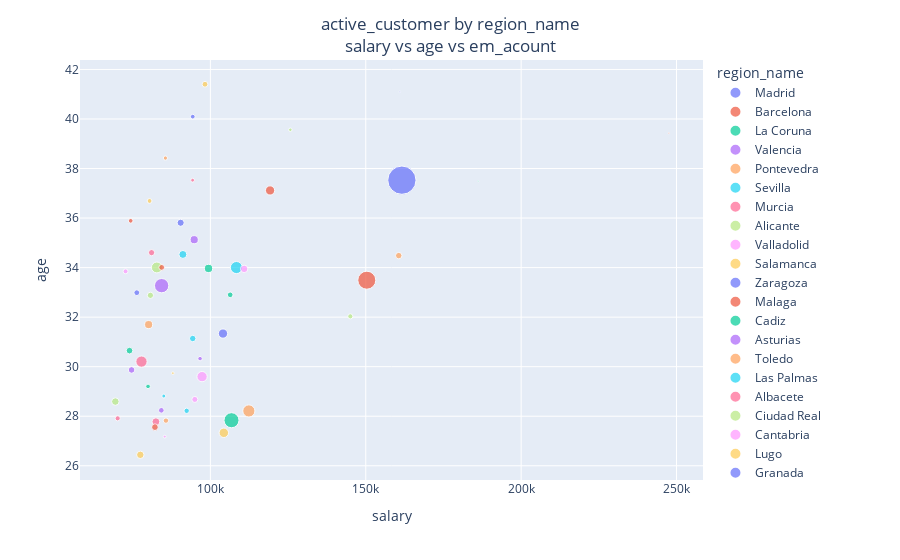

Write notebook code for a chart like this one.
### Code cell
x_y_size = {"salary": "mean", "age": "mean", "em_acount": "sum"}
four_feature_scatterer(df, "region_name", x_y_size, subset = ["active_customer", 1])

### Figure 1 — Plotly figure (JSON) as saved in the notebook; plotly's stock layout.template omitted (floating-point values rounded to 4 significant figures)
{"data": [{"hovertemplate": "region_name=Madrid<br>salary=%{x}<br>age=%{y}<br>em_acount=%{marker.size}<extra></extra>", "legendgroup": "Madrid", "marker": {"color": "#636efa", "size": [403703], "sizemode": "area", "sizeref": 1009.0, "symbol": "circle"}, "mode": "markers", "name": "Madrid", "orientation": "v", "showlegend": true, "type": "scatter", "x": [161600.0], "xaxis": "x", "y": [37.53], "yaxis": "y"}, {"hovertemplate": "region_name=Barcelona<br>salary=%{x}<br>age=%{y}<br>em_acount=%{marker.size}<extra></extra>", "legendgroup": "Barcelona", "marker": {"color": "#EF553B", "size": [163723], "sizemode": "area", "sizeref": 1009.0, "symbol": "circle"}, "mode": "markers", "name": "Barcelona", "orientation": "v", "showlegend": true, "type": "scatter", "x": [150300.0], "xaxis": "x", "y": [33.49], "yaxis": "y"}, {"hovertemplate": "region_name=La Coruna<br>salary=%{x}<br>age=%{y}<br>em_acount=%{marker.size}<extra></extra>", "legendgroup": "La Coruna", "marker": {"color": "#00cc96", "size": [114536], "sizemode": "area", "sizeref": 1009.0, "symbol": "circle"}, "mode": "markers", "name": "La Coruna", "orientation": "v", "showlegend": true, "type": "scatter", "x": [106800.0], "xaxis": "x", "y": [27.84], "yaxis": "y"}, {"hovertemplate": "region_name=Valencia<br>salary=%{x}<br>age=%{y}<br>em_acount=%{marker.size}<extra></extra>", "legendgroup": "Valencia", "marker": {"color": "#ab63fa", "size": [103451], "sizemode": "area", "sizeref": 1009.0, "symbol": "circle"}, "mode": "markers", "name": "Valencia", "orientation": "v", "showlegend": true, "type": "scatter", "x": [84320.0], "xaxis": "x", "y": [33.27], "yaxis": "y"}, {"hovertemplate": "region_name=Pontevedra<br>salary=%{x}<br>age=%{y}<br>em_acount=%{marker.size}<extra></extra>", "legendgroup": "Pontevedra", "marker": {"color": "#FFA15A", "size": [75182], "sizemode": "area", "sizeref": 1009.0, "symbol": "circle"}, "mode": "markers", "name": "Pontevedra", "orientation": "v", "showlegend": true, "type": "scatter", "x": [112400.0], "xaxis": "x", "y": [28.21], "yaxis": "y"}, {"hovertemplate": "region_name=Sevilla<br>salary=%{x}<br>age=%{y}<br>em_acount=%{marker.size}<extra></extra>", "legendgroup": "Sevilla", "marker": {"color": "#19d3f3", "size": [73524], "sizemode": "area", "sizeref": 1009.0, "symbol": "circle"}, "mode": "markers", "name": "Sevilla", "orientation": "v", "showlegend": true, "type": "scatter", "x": [108400.0], "xaxis": "x", "y": [34.0], "yaxis": "y"}, {"hovertemplate": "region_name=Murcia<br>salary=%{x}<br>age=%{y}<br>em_acount=%{marker.size}<extra></extra>", "legendgroup": "Murcia", "marker": {"color": "#FF6692", "size": [64104], "sizemode": "area", "sizeref": 1009.0, "symbol": "circle"}, "mode": "markers", "name": "Murcia", "orientation": "v", "showlegend": true, "type": "scatter", "x": [77840.0], "xaxis": "x", "y": [30.21], "yaxis": "y"}, {"hovertemplate": "region_name=Alicante<br>salary=%{x}<br>age=%{y}<br>em_acount=%{marker.size}<extra></extra>", "legendgroup": "Alicante", "marker": {"color": "#B6E880", "size": [59607], "sizemode": "area", "sizeref": 1009.0, "symbol": "circle"}, "mode": "markers", "name": "Alicante", "orientation": "v", "showlegend": true, "type": "scatter", "x": [82780.0], "xaxis": "x", "y": [34.01], "yaxis": "y"}, {"hovertemplate": "region_name=Valladolid<br>salary=%{x}<br>age=%{y}<br>em_acount=%{marker.size}<extra></extra>", "legendgroup": "Valladolid", "marker": {"color": "#FF97FF", "size": [53616], "sizemode": "area", "sizeref": 1009.0, "symbol": "circle"}, "mode": "markers", "name": "Valladolid", "orientation": "v", "showlegend": true, "type": "scatter", "x": [97330.0], "xaxis": "x", "y": [29.6], "yaxis": "y"}, {"hovertemplate": "region_name=Salamanca<br>salary=%{x}<br>age=%{y}<br>em_acount=%{marker.size}<extra></extra>", "legendgroup": "Salamanca", "marker": {"color": "#FECB52", "size": [45441], "sizemode": "area", "sizeref": 1009.0, "symbol": "circle"}, "mode": "markers", "name": "Salamanca", "orientation": "v", "showlegend": true, "type": "scatter", "x": [104300.0], "xaxis": "x", "y": [27.33], "yaxis": "y"}, {"hovertemplate": "region_name=Zaragoza<br>salary=%{x}<br>age=%{y}<br>em_acount=%{marker.size}<extra></extra>", "legendgroup": "Zaragoza", "marker": {"color": "#636efa", "size": [43407], "sizemode": "area", "sizeref": 1009.0, "symbol": "circle"}, "mode": "markers", "name": "Zaragoza", "orientation": "v", "showlegend": true, "type": "scatter", "x": [104100.0], "xaxis": "x", "y": [31.34], "yaxis": "y"}, {"hovertemplate": "region_name=Malaga<br>salary=%{x}<br>age=%{y}<br>em_acount=%{marker.size}<extra></extra>", "legendgroup": "Malaga", "marker": {"color": "#EF553B", "size": [42817], "sizemode": "area", "sizeref": 1009.0, "symbol": "circle"}, "mode": "markers", "name": "Malaga", "orientation": "v", "showlegend": true, "type": "scatter", "x": [119200.0], "xaxis": "x", "y": [37.12], "yaxis": "y"}, {"hovertemplate": "region_name=Cadiz<br>salary=%{x}<br>age=%{y}<br>em_acount=%{marker.size}<extra></extra>", "legendgroup": "Cadiz", "marker": {"color": "#00cc96", "size": [34227], "sizemode": "area", "sizeref": 1009.0, "symbol": "circle"}, "mode": "markers", "name": "Cadiz", "orientation": "v", "showlegend": true, "type": "scatter", "x": [99420.0], "xaxis": "x", "y": [33.97], "yaxis": "y"}, {"hovertemplate": "region_name=Asturias<br>salary=%{x}<br>age=%{y}<br>em_acount=%{marker.size}<extra></extra>", "legendgroup": "Asturias", "marker": {"color": "#ab63fa", "size": [33627], "sizemode": "area", "sizeref": 1009.0, "symbol": "circle"}, "mode": "markers", "name": "Asturias", "orientation": "v", "showlegend": true, "type": "scatter", "x": [94800.0], "xaxis": "x", "y": [35.13], "yaxis": "y"}, {"hovertemplate": "region_name=Toledo<br>salary=%{x}<br>age=%{y}<br>em_acount=%{marker.size}<extra></extra>", "legendgroup": "Toledo", "marker": {"color": "#FFA15A", "size": [32809], "sizemode": "area", "sizeref": 1009.0, "symbol": "circle"}, "mode": "markers", "name": "Toledo", "orientation": "v", "showlegend": true, "type": "scatter", "x": [80130.0], "xaxis": "x", "y": [31.7], "yaxis": "y"}, {"hovertemplate": "region_name=Las Palmas<br>salary=%{x}<br>age=%{y}<br>em_acount=%{marker.size}<extra></extra>", "legendgroup": "Las Palmas", "marker": {"color": "#19d3f3", "size": [31902], "sizemode": "area", "sizeref": 1009.0, "symbol": "circle"}, "mode": "markers", "name": "Las Palmas", "orientation": "v", "showlegend": true, "type": "scatter", "x": [91160.0], "xaxis": "x", "y": [34.53], "yaxis": "y"}, {"hovertemplate": "region_name=Albacete<br>salary=%{x}<br>age=%{y}<br>em_acount=%{marker.size}<extra></extra>", "legendgroup": "Albacete", "marker": {"color": "#FF6692", "size": [30990], "sizemode": "area", "sizeref": 1009.0, "symbol": "circle"}, "mode": "markers", "name": "Albacete", "orientation": "v", "showlegend": true, "type": "scatter", "x": [82480.0], "xaxis": "x", "y": [27.78], "yaxis": "y"}, {"hovertemplate": "region_name=Ciudad Real<br>salary=%{x}<br>age=%{y}<br>em_acount=%{marker.size}<extra></extra>", "legendgroup": "Ciudad Real", "marker": {"color": "#B6E880", "size": [28370], "sizemode": "area", "sizeref": 1009.0, "symbol": "circle"}, "mode": "markers", "name": "Ciudad Real", "orientation": "v", "showlegend": true, "type": "scatter", "x": [69430.0], "xaxis": "x", "y": [28.59], "yaxis": "y"}, {"hovertemplate": "region_name=Cantabria<br>salary=%{x}<br>age=%{y}<br>em_acount=%{marker.size}<extra></extra>", "legendgroup": "Cantabria", "marker": {"color": "#FF97FF", "size": [28285], "sizemode": "area", "sizeref": 1009.0, "symbol": "circle"}, "mode": "markers", "name": "Cantabria", "orientation": "v", "showlegend": true, "type": "scatter", "x": [110900.0], "xaxis": "x", "y": [33.95], "yaxis": "y"}, {"hovertemplate": "region_name=Lugo<br>salary=%{x}<br>age=%{y}<br>em_acount=%{marker.size}<extra></extra>", "legendgroup": "Lugo", "marker": {"color": "#FECB52", "size": [28013], "sizemode": "area", "sizeref": 1009.0, "symbol": "circle"}, "mode": "markers", "name": "Lugo", "orientation": "v", "showlegend": true, "type": "scatter", "x": [77460.0], "xaxis": "x", "y": [26.44], "yaxis": "y"}, {"hovertemplate": "region_name=Granada<br>salary=%{x}<br>age=%{y}<br>em_acount=%{marker.size}<extra></extra>", "legendgroup": "Granada", "marker": {"color": "#636efa", "size": [25674], "sizemode": "area", "sizeref": 1009.0, "symbol": "circle"}, "mode": "markers", "name": "Granada", "orientation": "v", "showlegend": true, "type": "scatter", "x": [90440.0], "xaxis": "x", "y": [35.81], "yaxis": "y"}, {"hovertemplate": "region_name=Orense<br>salary=%{x}<br>age=%{y}<br>em_acount=%{marker.size}<extra></extra>", "legendgroup": "Orense", "marker": {"color": "#EF553B", "size": [22599], "sizemode": "area", "sizeref": 1009.0, "symbol": "circle"}, "mode": "markers", "name": "Orense", "orientation": "v", "showlegend": true, "type": "scatter", "x": [82170.0], "xaxis": "x", "y": [27.56], "yaxis": "y"}, {"hovertemplate": "region_name=Badajoz<br>salary=%{x}<br>age=%{y}<br>em_acount=%{marker.size}<extra></extra>", "legendgroup": "Badajoz", "marker": {"color": "#00cc96", "size": [22438], "sizemode": "area", "sizeref": 1009.0, "symbol": "circle"}, "mode": "markers", "name": "Badajoz", "orientation": "v", "showlegend": true, "type": "scatter", "x": [73990.0], "xaxis": "x", "y": [30.65], "yaxis": "y"}, {"hovertemplate": "region_name=Caceres<br>salary=%{x}<br>age=%{y}<br>em_acount=%{marker.size}<extra></extra>", "legendgroup": "Caceres", "marker": {"color": "#ab63fa", "size": [22034], "sizemode": "area", "sizeref": 1009.0, "symbol": "circle"}, "mode": "markers", "name": "Caceres", "orientation": "v", "showlegend": true, "type": "scatter", "x": [74650.0], "xaxis": "x", "y": [29.87], "yaxis": "y"}, {"hovertemplate": "region_name=Baleares<br>salary=%{x}<br>age=%{y}<br>em_acount=%{marker.size}<extra></extra>", "legendgroup": "Baleares", "marker": {"color": "#FFA15A", "size": [21118], "sizemode": "area", "sizeref": 1009.0, "symbol": "circle"}, "mode": "markers", "name": "Baleares", "orientation": "v", "showlegend": true, "type": "scatter", "x": [160600.0], "xaxis": "x", "y": [34.48], "yaxis": "y"}, {"hovertemplate": "region_name=Burgos<br>salary=%{x}<br>age=%{y}<br>em_acount=%{marker.size}<extra></extra>", "legendgroup": "Burgos", "marker": {"color": "#19d3f3", "size": [20925], "sizemode": "area", "sizeref": 1009.0, "symbol": "circle"}, "mode": "markers", "name": "Burgos", "orientation": "v", "showlegend": true, "type": "scatter", "x": [94330.0], "xaxis": "x", "y": [31.14], "yaxis": "y"}, {"hovertemplate": "region_name=Cordoba<br>salary=%{x}<br>age=%{y}<br>em_acount=%{marker.size}<extra></extra>", "legendgroup": "Cordoba", "marker": {"color": "#FF6692", "size": [19679], "sizemode": "area", "sizeref": 1009.0, "symbol": "circle"}, "mode": "markers", "name": "Cordoba", "orientation": "v", "showlegend": true, "type": "scatter", "x": [81080.0], "xaxis": "x", "y": [34.6], "yaxis": "y"}, {"hovertemplate": "region_name=Castellon<br>salary=%{x}<br>age=%{y}<br>em_acount=%{marker.size}<extra></extra>", "legendgroup": "Castellon", "marker": {"color": "#B6E880", "size": [19606], "sizemode": "area", "sizeref": 1009.0, "symbol": "circle"}, "mode": "markers", "name": "Castellon", "orientation": "v", "showlegend": true, "type": "scatter", "x": [80710.0], "xaxis": "x", "y": [32.88], "yaxis": "y"}, {"hovertemplate": "region_name=La Rioja<br>salary=%{x}<br>age=%{y}<br>em_acount=%{marker.size}<extra></extra>", "legendgroup": "La Rioja", "marker": {"color": "#FF97FF", "size": [18314], "sizemode": "area", "sizeref": 1009.0, "symbol": "circle"}, "mode": "markers", "name": "La Rioja", "orientation": "v", "showlegend": true, "type": "scatter", "x": [95010.0], "xaxis": "x", "y": [28.68], "yaxis": "y"}, {"hovertemplate": "region_name=Vizcaya<br>salary=%{x}<br>age=%{y}<br>em_acount=%{marker.size}<extra></extra>", "legendgroup": "Vizcaya", "marker": {"color": "#FECB52", "size": [17135], "sizemode": "area", "sizeref": 1009.0, "symbol": "circle"}, "mode": "markers", "name": "Vizcaya", "orientation": "v", "showlegend": true, "type": "scatter", "x": [98270.0], "xaxis": "x", "y": [41.4], "yaxis": "y"}, {"hovertemplate": "region_name=Huelva<br>salary=%{x}<br>age=%{y}<br>em_acount=%{marker.size}<extra></extra>", "legendgroup": "Huelva", "marker": {"color": "#636efa", "size": [16909], "sizemode": "area", "sizeref": 1009.0, "symbol": "circle"}, "mode": "markers", "name": "Huelva", "orientation": "v", "showlegend": true, "type": "scatter", "x": [76330.0], "xaxis": "x", "y": [32.99], "yaxis": "y"}, {"hovertemplate": "region_name=Leon<br>salary=%{x}<br>age=%{y}<br>em_acount=%{marker.size}<extra></extra>", "legendgroup": "Leon", "marker": {"color": "#EF553B", "size": [16905], "sizemode": "area", "sizeref": 1009.0, "symbol": "circle"}, "mode": "markers", "name": "Leon", "orientation": "v", "showlegend": true, "type": "scatter", "x": [84340.0], "xaxis": "x", "y": [34.01], "yaxis": "y"}, {"hovertemplate": "region_name=Tarragona<br>salary=%{x}<br>age=%{y}<br>em_acount=%{marker.size}<extra></extra>", "legendgroup": "Tarragona", "marker": {"color": "#00cc96", "size": [16337], "sizemode": "area", "sizeref": 1009.0, "symbol": "circle"}, "mode": "markers", "name": "Tarragona", "orientation": "v", "showlegend": true, "type": "scatter", "x": [106400.0], "xaxis": "x", "y": [32.9], "yaxis": "y"}, {"hovertemplate": "region_name=Zamora<br>salary=%{x}<br>age=%{y}<br>em_acount=%{marker.size}<extra></extra>", "legendgroup": "Zamora", "marker": {"color": "#ab63fa", "size": [16014], "sizemode": "area", "sizeref": 1009.0, "symbol": "circle"}, "mode": "markers", "name": "Zamora", "orientation": "v", "showlegend": true, "type": "scatter", "x": [84230.0], "xaxis": "x", "y": [28.24], "yaxis": "y"}, {"hovertemplate": "region_name=Lerida<br>salary=%{x}<br>age=%{y}<br>em_acount=%{marker.size}<extra></extra>", "legendgroup": "Lerida", "marker": {"color": "#FFA15A", "size": [14584], "sizemode": "area", "sizeref": 1009.0, "symbol": "circle"}, "mode": "markers", "name": "Lerida", "orientation": "v", "showlegend": true, "type": "scatter", "x": [85710.0], "xaxis": "x", "y": [27.82], "yaxis": "y"}, {"hovertemplate": "region_name=Palencia<br>salary=%{x}<br>age=%{y}<br>em_acount=%{marker.size}<extra></extra>", "legendgroup": "Palencia", "marker": {"color": "#19d3f3", "size": [14523], "sizemode": "area", "sizeref": 1009.0, "symbol": "circle"}, "mode": "markers", "name": "Palencia", "orientation": "v", "showlegend": true, "type": "scatter", "x": [92380.0], "xaxis": "x", "y": [28.22], "yaxis": "y"}, {"hovertemplate": "region_name=Cuenca<br>salary=%{x}<br>age=%{y}<br>em_acount=%{marker.size}<extra></extra>", "legendgroup": "Cuenca", "marker": {"color": "#FF6692", "size": [13371], "sizemode": "area", "sizeref": 1009.0, "symbol": "circle"}, "mode": "markers", "name": "Cuenca", "orientation": "v", "showlegend": true, "type": "scatter", "x": [70180.0], "xaxis": "x", "y": [27.92], "yaxis": "y"}, {"hovertemplate": "region_name=Gerona<br>salary=%{x}<br>age=%{y}<br>em_acount=%{marker.size}<extra></extra>", "legendgroup": "Gerona", "marker": {"color": "#B6E880", "size": [13370], "sizemode": "area", "sizeref": 1009.0, "symbol": "circle"}, "mode": "markers", "name": "Gerona", "orientation": "v", "showlegend": true, "type": "scatter", "x": [145000.0], "xaxis": "x", "y": [32.03], "yaxis": "y"}, {"hovertemplate": "region_name=Navarra<br>salary=%{x}<br>age=%{y}<br>em_acount=%{marker.size}<extra></extra>", "legendgroup": "Navarra", "marker": {"color": "#FF97FF", "size": [12087], "sizemode": "area", "sizeref": 1009.0, "symbol": "circle"}, "mode": "markers", "name": "Navarra", "orientation": "v", "showlegend": true, "type": "scatter", "x": [72720.0], "xaxis": "x", "y": [33.85], "yaxis": "y"}, {"hovertemplate": "region_name=Almeria<br>salary=%{x}<br>age=%{y}<br>em_acount=%{marker.size}<extra></extra>", "legendgroup": "Almeria", "marker": {"color": "#FECB52", "size": [11769], "sizemode": "area", "sizeref": 1009.0, "symbol": "circle"}, "mode": "markers", "name": "Almeria", "orientation": "v", "showlegend": true, "type": "scatter", "x": [80440.0], "xaxis": "x", "y": [36.69], "yaxis": "y"}, {"hovertemplate": "region_name=Santa Cruz de Tenerife<br>salary=%{x}<br>age=%{y}<br>em_acount=%{marker.size}<extra></extra>", "legendgroup": "Santa Cruz de Tenerife", "marker": {"color": "#636efa", "size": [11461], "sizemode": "area", "sizeref": 1009.0, "symbol": "circle"}, "mode": "markers", "name": "Santa Cruz de Tenerife", "orientation": "v", "showlegend": true, "type": "scatter", "x": [94340.0], "xaxis": "x", "y": [40.09], "yaxis": "y"}, {"hovertemplate": "region_name=Jaen<br>salary=%{x}<br>age=%{y}<br>em_acount=%{marker.size}<extra></extra>", "legendgroup": "Jaen", "marker": {"color": "#EF553B", "size": [11111], "sizemode": "area", "sizeref": 1009.0, "symbol": "circle"}, "mode": "markers", "name": "Jaen", "orientation": "v", "showlegend": true, "type": "scatter", "x": [74370.0], "xaxis": "x", "y": [35.89], "yaxis": "y"}, {"hovertemplate": "region_name=Avila<br>salary=%{x}<br>age=%{y}<br>em_acount=%{marker.size}<extra></extra>", "legendgroup": "Avila", "marker": {"color": "#00cc96", "size": [10735], "sizemode": "area", "sizeref": 1009.0, "symbol": "circle"}, "mode": "markers", "name": "Avila", "orientation": "v", "showlegend": true, "type": "scatter", "x": [79940.0], "xaxis": "x", "y": [29.2], "yaxis": "y"}, {"hovertemplate": "region_name=Segovia<br>salary=%{x}<br>age=%{y}<br>em_acount=%{marker.size}<extra></extra>", "legendgroup": "Segovia", "marker": {"color": "#ab63fa", "size": [10218], "sizemode": "area", "sizeref": 1009.0, "symbol": "circle"}, "mode": "markers", "name": "Segovia", "orientation": "v", "showlegend": true, "type": "scatter", "x": [96680.0], "xaxis": "x", "y": [30.33], "yaxis": "y"}, {"hovertemplate": "region_name=Guipuzcoa<br>salary=%{x}<br>age=%{y}<br>em_acount=%{marker.size}<extra></extra>", "legendgroup": "Guipuzcoa", "marker": {"color": "#FFA15A", "size": [9066], "sizemode": "area", "sizeref": 1009.0, "symbol": "circle"}, "mode": "markers", "name": "Guipuzcoa", "orientation": "v", "showlegend": true, "type": "scatter", "x": [85540.0], "xaxis": "x", "y": [38.42], "yaxis": "y"}, {"hovertemplate": "region_name=Huesca<br>salary=%{x}<br>age=%{y}<br>em_acount=%{marker.size}<extra></extra>", "legendgroup": "Huesca", "marker": {"color": "#19d3f3", "size": [7922], "sizemode": "area", "sizeref": 1009.0, "symbol": "circle"}, "mode": "markers", "name": "Huesca", "orientation": "v", "showlegend": true, "type": "scatter", "x": [85030.0], "xaxis": "x", "y": [28.81], "yaxis": "y"}, {"hovertemplate": "region_name=Guadalajara<br>salary=%{x}<br>age=%{y}<br>em_acount=%{marker.size}<extra></extra>", "legendgroup": "Guadalajara", "marker": {"color": "#FF6692", "size": [7380], "sizemode": "area", "sizeref": 1009.0, "symbol": "circle"}, "mode": "markers", "name": "Guadalajara", "orientation": "v", "showlegend": true, "type": "scatter", "x": [94290.0], "xaxis": "x", "y": [37.53], "yaxis": "y"}, {"hovertemplate": "region_name=Alava<br>salary=%{x}<br>age=%{y}<br>em_acount=%{marker.size}<extra></extra>", "legendgroup": "Alava", "marker": {"color": "#B6E880", "size": [6097], "sizemode": "area", "sizeref": 1009.0, "symbol": "circle"}, "mode": "markers", "name": "Alava", "orientation": "v", "showlegend": true, "type": "scatter", "x": [125700.0], "xaxis": "x", "y": [39.56], "yaxis": "y"}, {"hovertemplate": "region_name=Teruel<br>salary=%{x}<br>age=%{y}<br>em_acount=%{marker.size}<extra></extra>", "legendgroup": "Teruel", "marker": {"color": "#FF97FF", "size": [4301], "sizemode": "area", "sizeref": 1009.0, "symbol": "circle"}, "mode": "markers", "name": "Teruel", "orientation": "v", "showlegend": true, "type": "scatter", "x": [85320.0], "xaxis": "x", "y": [27.18], "yaxis": "y"}, {"hovertemplate": "region_name=Soria<br>salary=%{x}<br>age=%{y}<br>em_acount=%{marker.size}<extra></extra>", "legendgroup": "Soria", "marker": {"color": "#FECB52", "size": [3630], "sizemode": "area", "sizeref": 1009.0, "symbol": "circle"}, "mode": "markers", "name": "Soria", "orientation": "v", "showlegend": true, "type": "scatter", "x": [87940.0], "xaxis": "x", "y": [29.74], "yaxis": "y"}, {"hovertemplate": "region_name=Not_available<br>salary=%{x}<br>age=%{y}<br>em_acount=%{marker.size}<extra></extra>", "legendgroup": "Not_available", "marker": {"color": "#636efa", "size": [1299], "sizemode": "area", "sizeref": 1009.0, "symbol": "circle"}, "mode": "markers", "name": "Not_available", "orientation": "v", "showlegend": true, "type": "scatter", "x": [161000.0], "xaxis": "x", "y": [41.09], "yaxis": "y"}, {"hovertemplate": "region_name=Ceuta<br>salary=%{x}<br>age=%{y}<br>em_acount=%{marker.size}<extra></extra>", "legendgroup": "Ceuta", "marker": {"color": "#EF553B", "size": [995], "sizemode": "area", "sizeref": 1009.0, "symbol": "circle"}, "mode": "markers", "name": "Ceuta", "orientation": "v", "showlegend": true, "type": "scatter", "x": [247500.0], "xaxis": "x", "y": [39.43], "yaxis": "y"}, {"hovertemplate": "region_name=Melilla<br>salary=%{x}<br>age=%{y}<br>em_acount=%{marker.size}<extra></extra>", "legendgroup": "Melilla", "marker": {"color": "#00cc96", "size": [831], "sizemode": "area", "sizeref": 1009.0, "symbol": "circle"}, "mode": "markers", "name": "Melilla", "orientation": "v", "showlegend": true, "type": "scatter", "x": [186200.0], "xaxis": "x", "y": [37.49], "yaxis": "y"}], "layout": {"barmode": "overlay", "legend": {"itemsizing": "constant", "title": {"text": "region_name"}, "tracegroupgap": 0}, "margin": {"t": 60}, "title": {"text": "active_customer by region_name<br>salary vs age vs em_acount  ", "x": 0.5, "xanchor": "center"}, "xaxis": {"anchor": "y", "domain": [0, 1], "title": {"text": "salary"}}, "yaxis": {"anchor": "x", "domain": [0, 1], "title": {"text": "age"}}}}
